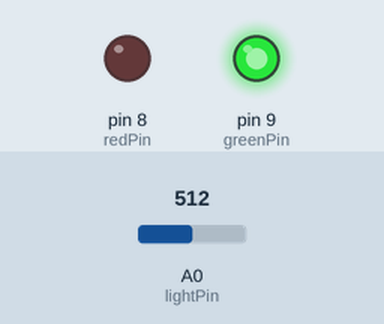
This sketch was run on a simulated Arduino Uno, built with avr-gcc and run on an emulated ATmega328P. Shown: output pins drawn as LEDs (lit = HIGH). Inputs (shaded band) come from the test bench; at power-on: A0 (lightPin) = 512.

Above: at 1.2 s.
1.3 s: A0 (lightPin) set to 267
2.8 s: A0 (lightPin) set to 238
At 4.0 s:
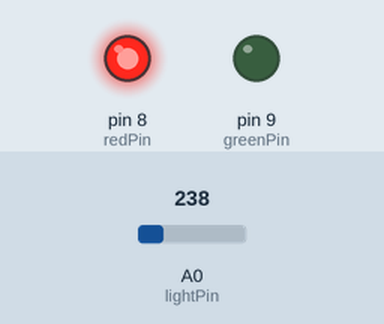
4.3 s: A0 (lightPin) set to 260
At 5.3 s:
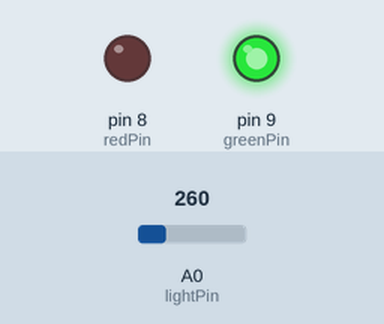
5.8 s: A0 (lightPin) set to 240
At 6.4 s:
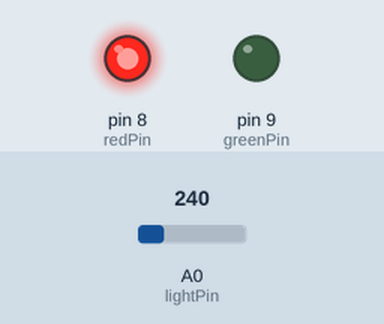
Timing chart, 0 to 8.3 s (numbered marks = the images above; inputs shaded):
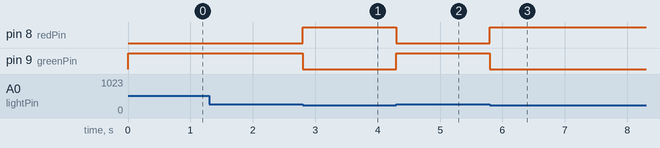

Measured:
- the behaviour switches between 250 and 249 on A0 (lightPin) (found by bisection; images 0 and 1)
- after the input at 1.3 s, every drawn part: stays the same
- after the input at 2.8 s, pin 8 (redPin): LOW → HIGH at once; pin 9 (greenPin): HIGH → LOW at once
- after the input at 4.3 s, pin 8 (redPin): HIGH → LOW at once; pin 9 (greenPin): LOW → HIGH at once
- after the input at 5.8 s, pin 8 (redPin): LOW → HIGH at once; pin 9 (greenPin): HIGH → LOW at once

The sketch:

LED_Switching_with_Photoresistors.ino
```cpp
int lightPin = A0;
int redPin = 8;
int greenPin = 9;

void setup() {
  pinMode(lightPin, INPUT);
  pinMode(redPin, OUTPUT);
  pinMode(greenPin, OUTPUT);
  Serial.begin(9600);
}

void loop() {
  int lightVal = analogRead(lightPin);

  if(lightVal >= 250) {
    digitalWrite(redPin, LOW);
    digitalWrite(greenPin, HIGH);
  } else {
    digitalWrite(redPin, HIGH);
    digitalWrite(greenPin, LOW);
  }
}
```
